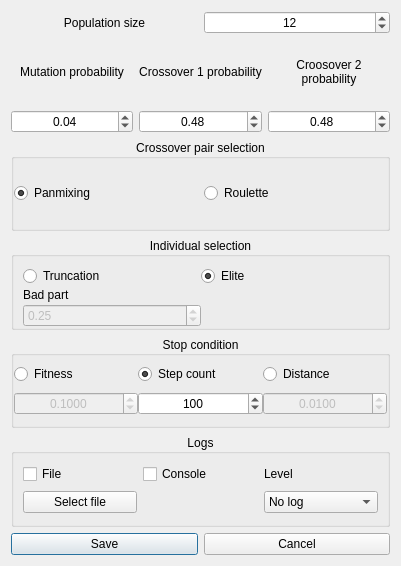
<?xml version="1.0" encoding="UTF-8"?>
<ui version="4.0">
 <class>SettingsDialog</class>
 <widget class="QDialog" name="SettingsDialog">
  <property name="geometry">
   <rect>
    <x>0</x>
    <y>0</y>
    <width>401</width>
    <height>566</height>
   </rect>
  </property>
  <property name="sizePolicy">
   <sizepolicy hsizetype="Preferred" vsizetype="Minimum">
    <horstretch>0</horstretch>
    <verstretch>0</verstretch>
   </sizepolicy>
  </property>
  <property name="minimumSize">
   <size>
    <width>401</width>
    <height>566</height>
   </size>
  </property>
  <property name="maximumSize">
   <size>
    <width>401</width>
    <height>566</height>
   </size>
  </property>
  <property name="windowTitle">
   <string>Settings</string>
  </property>
  <property name="layoutDirection">
   <enum>Qt::LeftToRight</enum>
  </property>
  <layout class="QVBoxLayout" name="verticalLayout">
   <item>
    <layout class="QHBoxLayout" name="pop_size_layout" stretch="1,1">
     <item>
      <widget class="QLabel" name="pop_size">
       <property name="text">
        <string>Population size</string>
       </property>
       <property name="alignment">
        <set>Qt::AlignCenter</set>
       </property>
      </widget>
     </item>
     <item>
      <widget class="QSpinBox" name="pop_spin_box">
       <property name="alignment">
        <set>Qt::AlignCenter</set>
       </property>
       <property name="minimum">
        <number>1</number>
       </property>
       <property name="maximum">
        <number>1000000</number>
       </property>
       <property name="value">
        <number>12</number>
       </property>
       <property name="displayIntegerBase">
        <number>10</number>
       </property>
      </widget>
     </item>
    </layout>
   </item>
   <item>
    <layout class="QGridLayout" name="grid_layout" columnstretch="1,1,1">
     <item row="0" column="0">
      <widget class="QLabel" name="mutation_prob">
       <property name="text">
        <string>Mutation probability</string>
       </property>
       <property name="alignment">
        <set>Qt::AlignCenter</set>
       </property>
       <property name="wordWrap">
        <bool>true</bool>
       </property>
      </widget>
     </item>
     <item row="0" column="1">
      <widget class="QLabel" name="cross_1_prob">
       <property name="text">
        <string>Crossover 1 probability</string>
       </property>
       <property name="alignment">
        <set>Qt::AlignCenter</set>
       </property>
       <property name="wordWrap">
        <bool>true</bool>
       </property>
      </widget>
     </item>
     <item row="0" column="2">
      <widget class="QLabel" name="cross_2_prob">
       <property name="text">
        <string>Croosover 2 probability</string>
       </property>
       <property name="alignment">
        <set>Qt::AlignCenter</set>
       </property>
       <property name="wordWrap">
        <bool>true</bool>
       </property>
      </widget>
     </item>
     <item row="1" column="0">
      <widget class="QDoubleSpinBox" name="mutation_input">
       <property name="alignment">
        <set>Qt::AlignCenter</set>
       </property>
       <property name="maximum">
        <double>1.000000000000000</double>
       </property>
       <property name="singleStep">
        <double>0.010000000000000</double>
       </property>
       <property name="value">
        <double>0.040000000000000</double>
       </property>
      </widget>
     </item>
     <item row="1" column="1">
      <widget class="QDoubleSpinBox" name="cross_1_input">
       <property name="alignment">
        <set>Qt::AlignCenter</set>
       </property>
       <property name="maximum">
        <double>1.000000000000000</double>
       </property>
       <property name="singleStep">
        <double>0.010000000000000</double>
       </property>
       <property name="value">
        <double>0.480000000000000</double>
       </property>
      </widget>
     </item>
     <item row="1" column="2">
      <widget class="QDoubleSpinBox" name="cross_2_input">
       <property name="alignment">
        <set>Qt::AlignCenter</set>
       </property>
       <property name="maximum">
        <double>1.000000000000000</double>
       </property>
       <property name="singleStep">
        <double>0.010000000000000</double>
       </property>
       <property name="value">
        <double>0.480000000000000</double>
       </property>
      </widget>
     </item>
    </layout>
   </item>
   <item>
    <widget class="QGroupBox" name="pair_group_box">
     <property name="autoFillBackground">
      <bool>false</bool>
     </property>
     <property name="title">
      <string>Crossover pair selection</string>
     </property>
     <property name="alignment">
      <set>Qt::AlignCenter</set>
     </property>
     <property name="flat">
      <bool>false</bool>
     </property>
     <layout class="QHBoxLayout" name="horizontalLayout" stretch="1,1">
      <property name="spacing">
       <number>6</number>
      </property>
      <property name="leftMargin">
       <number>0</number>
      </property>
      <property name="topMargin">
       <number>0</number>
      </property>
      <property name="rightMargin">
       <number>0</number>
      </property>
      <property name="bottomMargin">
       <number>0</number>
      </property>
      <item>
       <widget class="QRadioButton" name="panmixing">
        <property name="text">
         <string>Panmixing</string>
        </property>
        <property name="checked">
         <bool>true</bool>
        </property>
       </widget>
      </item>
      <item>
       <widget class="QRadioButton" name="roulette">
        <property name="text">
         <string>Roulette</string>
        </property>
       </widget>
      </item>
     </layout>
    </widget>
   </item>
   <item>
    <widget class="QGroupBox" name="indiv_group_box">
     <property name="title">
      <string>Individual selection</string>
     </property>
     <property name="alignment">
      <set>Qt::AlignCenter</set>
     </property>
     <layout class="QGridLayout" name="gridLayout_2" rowstretch="0,0,0,0" columnstretch="1,1" columnminimumwidth="0,0">
      <property name="bottomMargin">
       <number>0</number>
      </property>
      <property name="spacing">
       <number>0</number>
      </property>
      <item row="0" column="1">
       <widget class="QRadioButton" name="elite">
        <property name="text">
         <string>Elite</string>
        </property>
        <property name="checked">
         <bool>true</bool>
        </property>
       </widget>
      </item>
      <item row="0" column="0">
       <widget class="QRadioButton" name="truncation">
        <property name="text">
         <string>Truncation</string>
        </property>
       </widget>
      </item>
      <item row="1" column="0">
       <widget class="QLabel" name="bad_part">
        <property name="text">
         <string>Bad part</string>
        </property>
        <property name="alignment">
         <set>Qt::AlignLeading|Qt::AlignLeft|Qt::AlignVCenter</set>
        </property>
       </widget>
      </item>
      <item row="3" column="0">
       <widget class="QDoubleSpinBox" name="trunc_part">
        <property name="enabled">
         <bool>false</bool>
        </property>
        <property name="sizePolicy">
         <sizepolicy hsizetype="Minimum" vsizetype="Fixed">
          <horstretch>0</horstretch>
          <verstretch>0</verstretch>
         </sizepolicy>
        </property>
        <property name="maximum">
         <double>1.000000000000000</double>
        </property>
        <property name="singleStep">
         <double>0.010000000000000</double>
        </property>
        <property name="value">
         <double>0.250000000000000</double>
        </property>
       </widget>
      </item>
     </layout>
    </widget>
   </item>
   <item>
    <widget class="QGroupBox" name="stop_condition">
     <property name="title">
      <string>Stop condition</string>
     </property>
     <property name="alignment">
      <set>Qt::AlignCenter</set>
     </property>
     <layout class="QGridLayout" name="gridLayout_3" rowstretch="0,0" columnstretch="1,1,1">
      <property name="leftMargin">
       <number>0</number>
      </property>
      <property name="topMargin">
       <number>0</number>
      </property>
      <property name="rightMargin">
       <number>0</number>
      </property>
      <property name="bottomMargin">
       <number>0</number>
      </property>
      <property name="spacing">
       <number>0</number>
      </property>
      <item row="0" column="2">
       <widget class="QRadioButton" name="distance">
        <property name="text">
         <string>Distance</string>
        </property>
       </widget>
      </item>
      <item row="0" column="1">
       <widget class="QRadioButton" name="step_count">
        <property name="text">
         <string>Step count</string>
        </property>
        <property name="checked">
         <bool>true</bool>
        </property>
       </widget>
      </item>
      <item row="0" column="0">
       <widget class="QRadioButton" name="fitness">
        <property name="text">
         <string>Fitness</string>
        </property>
       </widget>
      </item>
      <item row="1" column="0">
       <widget class="QDoubleSpinBox" name="fitness_spin_box">
        <property name="enabled">
         <bool>false</bool>
        </property>
        <property name="alignment">
         <set>Qt::AlignCenter</set>
        </property>
        <property name="decimals">
         <number>4</number>
        </property>
        <property name="maximum">
         <double>1.000000000000000</double>
        </property>
        <property name="singleStep">
         <double>0.000100000000000</double>
        </property>
        <property name="value">
         <double>0.100000000000000</double>
        </property>
       </widget>
      </item>
      <item row="1" column="1">
       <widget class="QSpinBox" name="step_spin_box">
        <property name="alignment">
         <set>Qt::AlignCenter</set>
        </property>
        <property name="minimum">
         <number>1</number>
        </property>
        <property name="maximum">
         <number>1000000</number>
        </property>
        <property name="stepType">
         <enum>QAbstractSpinBox::AdaptiveDecimalStepType</enum>
        </property>
        <property name="value">
         <number>100</number>
        </property>
       </widget>
      </item>
      <item row="1" column="2">
       <widget class="QDoubleSpinBox" name="distance_spin_box">
        <property name="enabled">
         <bool>false</bool>
        </property>
        <property name="alignment">
         <set>Qt::AlignCenter</set>
        </property>
        <property name="decimals">
         <number>4</number>
        </property>
        <property name="maximum">
         <double>1.000000000000000</double>
        </property>
        <property name="singleStep">
         <double>0.000100000000000</double>
        </property>
        <property name="stepType">
         <enum>QAbstractSpinBox::AdaptiveDecimalStepType</enum>
        </property>
        <property name="value">
         <double>0.010000000000000</double>
        </property>
       </widget>
      </item>
     </layout>
    </widget>
   </item>
   <item>
    <widget class="QGroupBox" name="logs">
     <property name="title">
      <string>Logs</string>
     </property>
     <property name="alignment">
      <set>Qt::AlignCenter</set>
     </property>
     <layout class="QGridLayout" name="gridLayout_4" columnstretch="1,1,1">
      <item row="0" column="0">
       <widget class="QCheckBox" name="file">
        <property name="text">
         <string>File</string>
        </property>
       </widget>
      </item>
      <item row="0" column="1">
       <widget class="QCheckBox" name="console">
        <property name="text">
         <string>Console</string>
        </property>
       </widget>
      </item>
      <item row="0" column="2">
       <widget class="QLabel" name="level">
        <property name="text">
         <string>Level</string>
        </property>
       </widget>
      </item>
      <item row="1" column="0">
       <widget class="QPushButton" name="select_button">
        <property name="text">
         <string>Select file</string>
        </property>
        <property name="autoDefault">
         <bool>false</bool>
        </property>
       </widget>
      </item>
      <item row="1" column="2">
       <widget class="QComboBox" name="level_select">
        <property name="currentText">
         <string>Info</string>
        </property>
        <item>
         <property name="text">
          <string>No log</string>
         </property>
        </item>
        <item>
         <property name="text">
          <string>Critical</string>
         </property>
        </item>
        <item>
         <property name="text">
          <string>Info</string>
         </property>
        </item>
        <item>
         <property name="text">
          <string>Debug</string>
         </property>
        </item>
       </widget>
      </item>
     </layout>
    </widget>
   </item>
   <item>
    <layout class="QHBoxLayout" name="button_layout" stretch="1,1">
     <item>
      <widget class="QPushButton" name="save_button">
       <property name="text">
        <string>Save</string>
       </property>
      </widget>
     </item>
     <item>
      <widget class="QPushButton" name="cancel_button">
       <property name="text">
        <string>Cancel</string>
       </property>
      </widget>
     </item>
    </layout>
   </item>
  </layout>
 </widget>
 <resources/>
 <connections/>
</ui>
